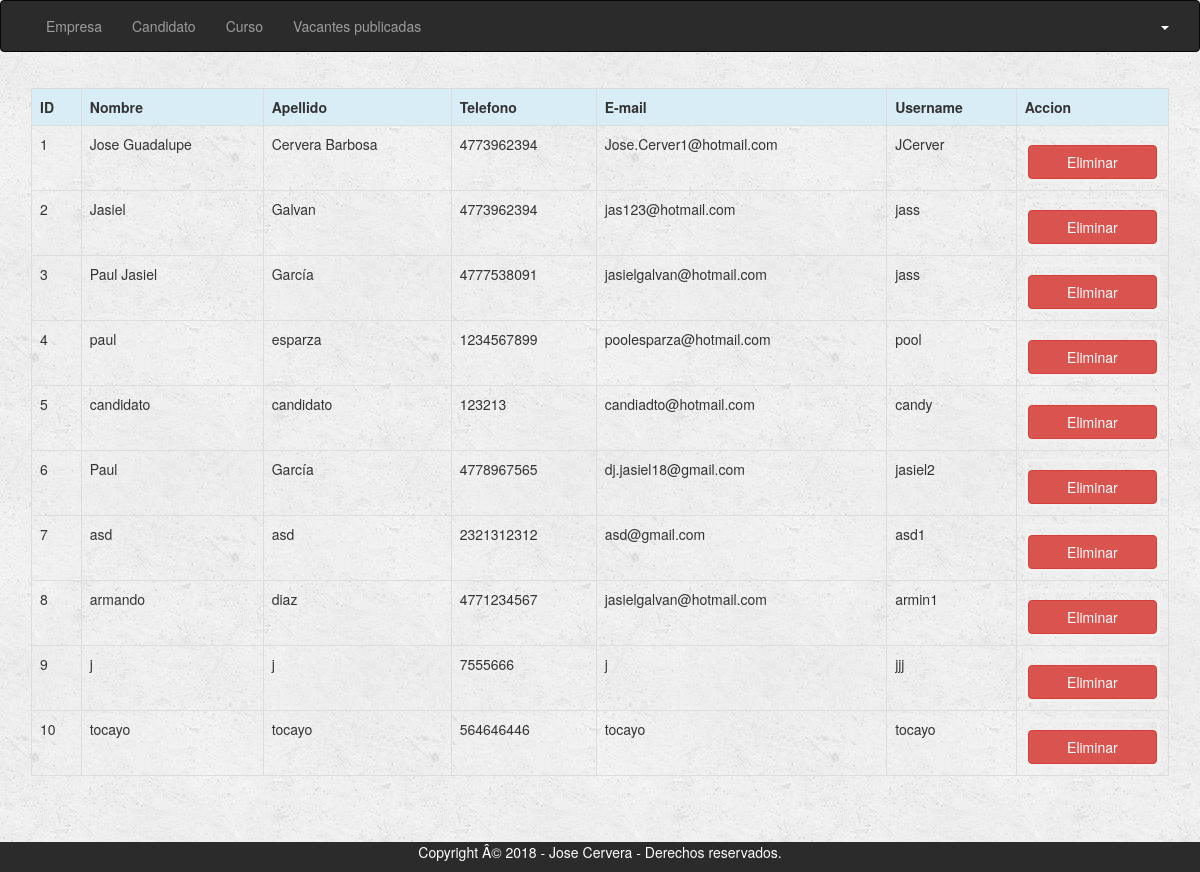
/Vista/AdminCandidato.php, run on the app's committed database.
### tables this page shows
CREATE TABLE IF NOT EXISTS `tbl_candidato` (
  `id_candidato` int(11) NOT NULL AUTO_INCREMENT COMMENT 'Identificador de candidato',
  `can_nombre` varchar(100) NOT NULL COMMENT 'Nombre del candidato',
  `can_apellido` varchar(100) NOT NULL COMMENT 'Apellido del candidato',
  `can_nacimiento`  varchar(100)  NULL COMMENT 'Fecha de nacimiento',
  `can_estado_civil` varchar(100) DEFAULT NULL COMMENT 'Estado civil',
  `can_telefono` varchar(100) NOT NULL COMMENT 'Teléfono de candidato',
  `can_genero` varchar(50) DEFAULT NULL COMMENT 'Género de candidato',
  `can_direccion` varchar(100) DEFAULT NULL COMMENT 'Dirección del candidato',
  `can_email` varchar(100) NOT NULL COMMENT 'Correo electronico del candidato',
  `can_username` varchar(100) NOT NULL COMMENT 'username para entrar al sistema',
  `can_contrasena` varchar(100) NOT NULL COMMENT 'Contraseña del candidato',
  `usr_tipo` varchar(30) NOT NULL COMMENT 'tipo de usuario',
  `estado_curriculum` varchar(1) NOT NULL COMMENT 'Validar si ya tiene un curriculum',
  PRIMARY KEY (`id_candidato`)
);

### Vista/AdminCandidato.php (the view, shortened to what this page needs)
<?php
include('../Modelo/ConexionBD.php');
?>
<!DOCTYPE html>
<html>
<head>
     <link href="../css/bootstrap.min.css" rel="stylesheet">
  	 <link href="../css/EstiloRegistroEmpresa.css" rel="stylesheet">
</head>
<body>
 <div class="">
      <header>
        <nav class="navbar navbar-default navbar-inverse">
          <div class="container-fluid">
            <div class="collapse navbar-collapse" id="navbar-1">
              <ul class="nav navbar-nav">
                <li><a href=#>Empresa</a></li>
                            <li><a href=#>Candidato</a></li>
                            <li><a href=#>Curso</a></li>
                            <li><a href=#>Vacantes publicadas</a></li>
              </ul>
              <ul class="nav navbar-nav navbar-right">
                            <li class="dropdown">
                                <a href="#" class="dropdown-toggle" data-toggle="dropdown" role="button">  <?php echo "{$_SESSION["usuarioAdmin"]}"; ?> <span class="caret"></span>
                                </a>
                            </li>
              </ul>
            </div>
          </div>
        </nav>
      </header>
    </div>
<div class="container">
<table class="table table-bordered">
            <tr class="bg-info">
            <th>ID</th><th>Nombre</th><th>Apellido</th><th>Telefono</th><th>E-mail</th><th>Username</th><th colspan="3">Accion</th>
            </tr>
<?php
 $ps = "SELECT * FROM tbl_candidato;";
 $rs = mysqli_query($conexion,$ps);
 while($row = mysqli_fetch_array($rs)){
?>
            <tr>
                <td><?php echo $row['id_candidato'] ?></td>
                <td><?php echo $row['can_nombre'] ?></td>
                <td><?php echo $row['can_apellido'] ?></td>
                <td><?php echo $row['can_telefono'] ?></td>
                <td><?php echo $row['can_email'] ?></td>
                 <td><?php echo $row['can_username'] ?></td>
                <td>
                <form action="../Controlador/Administrador/crudAdministrador.php" method="post">
                <button type="submit" name="btnEliminarCandidato" class="btn btn-danger">Eliminar</button>
                </form>
                </td>
            </tr>
            <?php } ?>
    </table>
</div>
  <br>
  <br>
  <br>
<div class="footer">
  <p>Copyright Â© 2018 - Jose Cervera - Derechos reservados.</p>
</div>
</body>
</html>

### css/EstiloRegistroEmpresa.css (style rules this page uses)
body { background-image: url("../imagenes/back.png") }
.dropdown-toggle:link, .dropdown-toggle:visited { color: white !important; }
.navbar { background-color: #2b2b2b; }
form { border: 3px solid #f1f1f1; }
button { background-color: #4CAF50; color: white; padding: 14px 20px; margin: 8px 0; border: none; cursor: pointer; width: 100%; }
.container { padding: 16px; }
.footer { position: fixed; left: 0; bottom: 0; width: 100%; background-color: #2b2b2b; color: white; text-align: center; }

### data on the page
tbl_candidato: id_candidato "1", can_nombre "Jose Guadalupe", can_apellido "Cervera Barbosa", can_telefono "4773962394", can_email "Jose.Cerver1@hotmail.com", can_username "JCerver"
tbl_candidato: id_candidato "2", can_nombre "Jasiel", can_apellido "Galvan", can_telefono "4773962394", can_email "jas123@hotmail.com", can_username "jass"
tbl_candidato: id_candidato "3", can_nombre "Paul Jasiel", can_apellido "García", can_telefono "4777538091", can_email "jasielgalvan@hotmail.com", can_username "jass"
tbl_candidato: id_candidato "4", can_nombre "paul", can_apellido "esparza", can_telefono "1234567899", can_email "poolesparza@hotmail.com", can_username "pool"
tbl_candidato: id_candidato "5", can_nombre "candidato", can_apellido "candidato", can_telefono "123213", can_email "candiadto@hotmail.com", can_username "candy"
tbl_candidato: id_candidato "6", can_nombre "Paul", can_apellido "García", can_telefono "4778967565", can_email "dj.jasiel18@gmail.com", can_username "jasiel2"
tbl_candidato: id_candidato "7", can_nombre "asd", can_apellido "asd", can_telefono "2321312312", can_email "asd@gmail.com", can_username "asd1"
tbl_candidato: id_candidato "8", can_nombre "armando", can_apellido "diaz", can_telefono "4771234567", can_email "jasielgalvan@hotmail.com", can_username "armin1"
tbl_candidato: id_candidato "9", can_nombre "j", can_apellido "j", can_telefono "7555666", can_email "j", can_username "jjj"
tbl_candidato: id_candidato "10", can_nombre "tocayo", can_apellido "tocayo", can_telefono "564646446", can_email "tocayo", can_username "tocayo"
